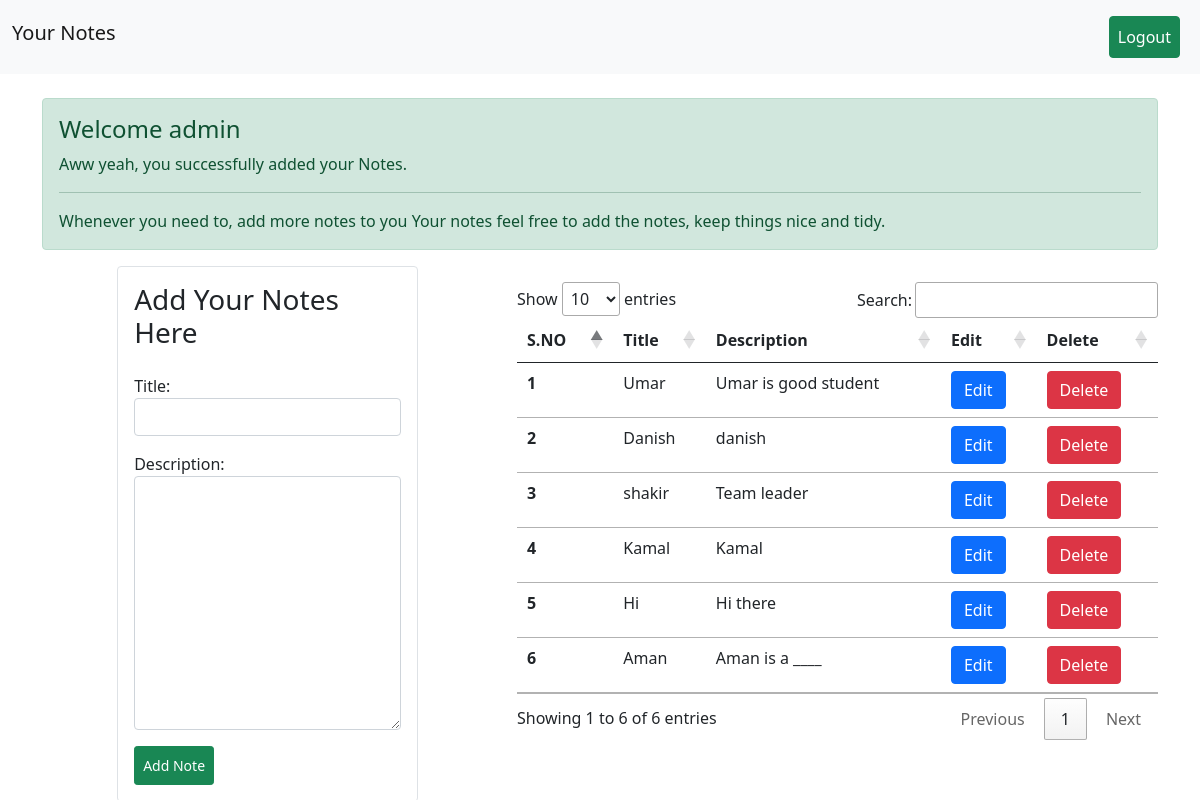
The app's page / (signed in) with its own data.
### home/models.py (models this page shows, shortened)
class Note(models.Model):
    title = models.CharField(max_length=100)
    description = models.TextField()
    user = models.ForeignKey(User,on_delete=models.CASCADE)

### home/views.py (the view, shortened to what this page needs)
# urls.py: path("",index,name='index'),
def index(request):
    if request.user.is_authenticated:
        form = NoteForm()
        notes = Note.objects.filter(user = request.user)
        return render(request, "index.html" , {'form' : form ,"notes":notes})
    else:
        return redirect('Login')

### home/forms.py
class NoteForm(forms.ModelForm):
    class Meta:
        model = Note
        fields = ['title' , 'description']
        widgets = {
            'title': forms.TextInput(attrs={'class': 'form-control'}),
            'description': forms.Textarea(attrs={'class': 'form-control'}),
            }

### templates/index.html (shortened to what this page needs)
{% extends 'base.html' %}
{% block content %}
<div class="container mt-4">
    <div class="alert alert-success" role="alert">
        <h4 class="alert-heading">Welcome {{request.user.username}}</h4>
        <p>Aww yeah, you successfully added your Notes.</p>
        <hr>
        <p class="mb-0">Whenever you need to, add more notes to you Your notes
            feel free to add the notes,
            keep things nice and tidy.</p>
    </div>
</div>
<div class="container">
    <div class="row">
        <div class="col-lg-5">
            <div class="col-8 mx-auto border rounded p-3">
                <h3 class="pb-2">Add Your Notes Here</h3>
                <form action="" id="noteForm">
                    {{form.as_p}}
                    <input type="submit" class="btn btn-success btn-sm p-2"
                        value="Add Note" id="add"/>
                </form>
            </div>
        </div>
        <div class="col-lg-7 mt-3">
            <table class="table " id="notesTable">
                <thead>
                    <tr>
                        <th scope="col">S.NO</th>
                        <th scope="col">Title</th>
                        <th scope="col">Description</th>
                        <th scope="col">Edit</th>
                        <th scope="col">Delete</th>
                    </tr>
                </thead>
                <tbody>
                    {%for note in notes%}
                    <tr>
                        <th scope="row">{{forloop.counter}}</th>
                        <td class="title">{{note.title}}</td>
                        <td class="description">{{note.description}}</td>
                        <td><button data="{{note.id}}" class="btn btn-primary
                                edit">Edit</button></td>
                        <td><button data="{{note.id}}" class="btn btn-danger
                                delete">Delete</button></td>
                    </tr>
                    {% endfor %}
                </tbody>
            </table>
        </div>
    </div>
</div>
{% endblock %}

### records on screen
Note: title "Umar", description "Umar is good student"
Note: title "Danish", description "danish"
Note: title "shakir", description "Team leader"
Note: title "Kamal", description "Kamal"
Note: title "Hi", description "Hi there"
Note: title "Aman", description "Aman is a ____"

### other values on screen
{{ request.user.username }} "admin"
